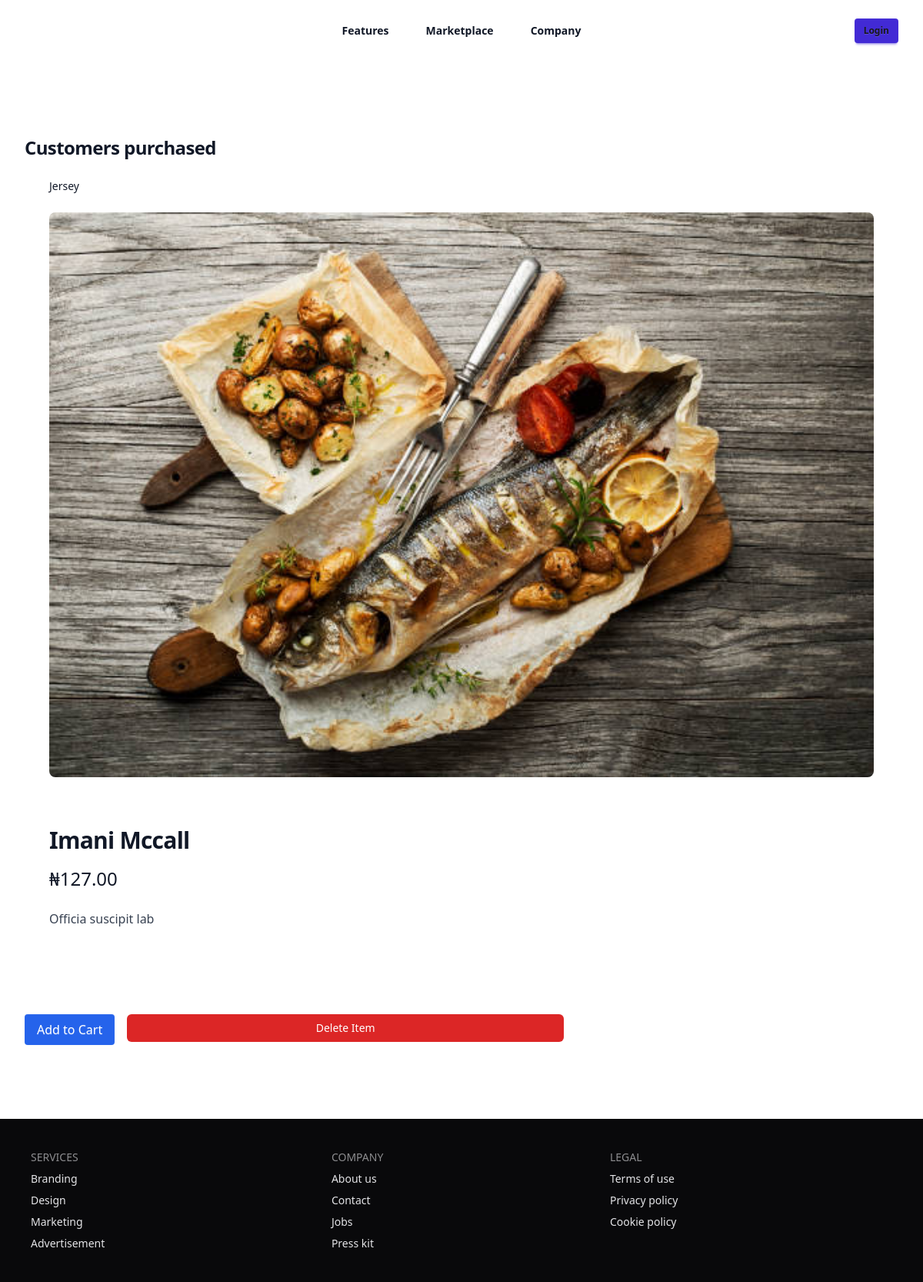
Screenshot of /product/29/ with the database file from the repository.
### ecom/models.py (models this page shows, shortened)
class Product(models.Model):
    id = models.AutoField(primary_key=True)
    name = models.CharField(max_length=100)
    description = models.TextField()
    price = models.DecimalField(max_digits=10, decimal_places=2)
    image = models.ImageField(upload_to='products/')
    category = models.ForeignKey(Category, on_delete=models.CASCADE)
    created_at = models.DateTimeField(auto_now_add=True)
    is_sold = models.BooleanField(default=False)  # renamed for clarity
    sold_by = models.ForeignKey(User, on_delete=models.SET_NULL, null=True, blank=True, related_name='sold_products')
    sold_at = models.DateTimeField(null=True, blank=True)
    class Meta:
        ordering = ['-created_at']

class Category(models.Model):
    id = models.AutoField(primary_key=True)
    name = models.CharField(max_length=100)
    created_at = models.DateTimeField(auto_now_add=True)
    class Meta:
        ordering = ['-created_at']
    def __str__(self):
        return self.name

### ecom/views.py (the view)
# urls.py: path('product/<int:product_id>/', views.product_detail, name='product_detail'),
def product_detail(request, product_id):
    product = get_object_or_404(Product, id=product_id)
    sold_message = None
    if product.is_sold:
        sold_message = f"This product was bought by @{product.sold_by.username} on {product.sold_at.strftime('%Y-%m-%d %H:%M:%S')}"
    return render(request, 'detail.html', {
        'product': product,
        'sold_message': sold_message
    })

### templates/detail.html (shortened to what this page needs)
{% extends 'base.html' %}
{% block content %}
<div class="bg-white">
    <div class="pt-6">
        <nav aria-label="Breadcrumb">
            <ol class="mx-auto flex max-w-2xl items-center space-x-2 px-4 sm:px-6 lg:max-w-7xl lg:px-8">
                <li>
                    <div class="flex items-center">
                        <a href="#" class="mr-2 text-sm font-medium text-gray-900">{{ product.category }}</a>
                    </div>
                </li>
            </ol>
        </nav>
        <div class="mx-auto mt-6 max-w-2xl sm:px-6 lg:max-w-7xl lg:px-8">
            <img src="{{ product.image.url }}" alt="{{ product.name }}"
                class="w-full rounded-lg object-cover sm:rounded-lg">
        </div>
        <div class="mx-auto max-w-2xl px-4 pt-10 pb-16 sm:px-6 lg:max-w-7xl lg:px-8 lg:pt-16 lg:pb-24">
            <div>
                <h1 class="text-3xl font-bold tracking-tight text-gray-900">{{ product.name }}</h1>
                <p class="mt-4 text-2xl text-gray-900">₦{{ product.price }}</p>
                <p class="mt-6 text-base text-gray-700">{{ product.description }}</p>
            </div>
        </div>
        <div class="mt-4 flex gap-4">
            {% if product.sold %}
                {% with now=now|default:None %}
                {% if product.payment_set.first.timestamp and product.payment_set.first.timestamp|timesince:now < '1 day' %}
                    <p class="text-red-600 font-semibold">
                        Sold by @{{ product.sold_by.username }} <br>
                        on {{ product.payment_set.first.timestamp|date:"F j, Y, g:i a" }}
                    </p>
                {% else %}
                    <p class="text-gray-500 italic">This product was sold more than 1 day ago.</p>
                {% endif %}
                {% endwith %}
            {% else %}
                <form method="POST" action="{% url 'add_to_cart' product.id %}">
                    <button type="submit" class="btn bg-blue-600 text-white px-4 py-2 rounded hover:bg-blue-700">
                        Add to Cart
                    </button>
                </form>
            {% endif %}
            <form method="POST" action="{% url 'delete_product' product.id %}" onsubmit="return confirm('Are you sure you want to delete this item?');" class="w-1/2">
                <button type="submit"
                        class="w-full inline-flex justify-center items-center px-2 py-2 text-sm font-medium text-white bg-red-600 rounded-md hover:bg-red-700">
                    Delete Item
                </button>
            </form>
        </div>
    </div>
</div>
{% endblock %}

### rows the page displays
Product: category "Jersey", image (picture), name "Imani Mccall", price "127.00", description "Officia suscipit lab"
